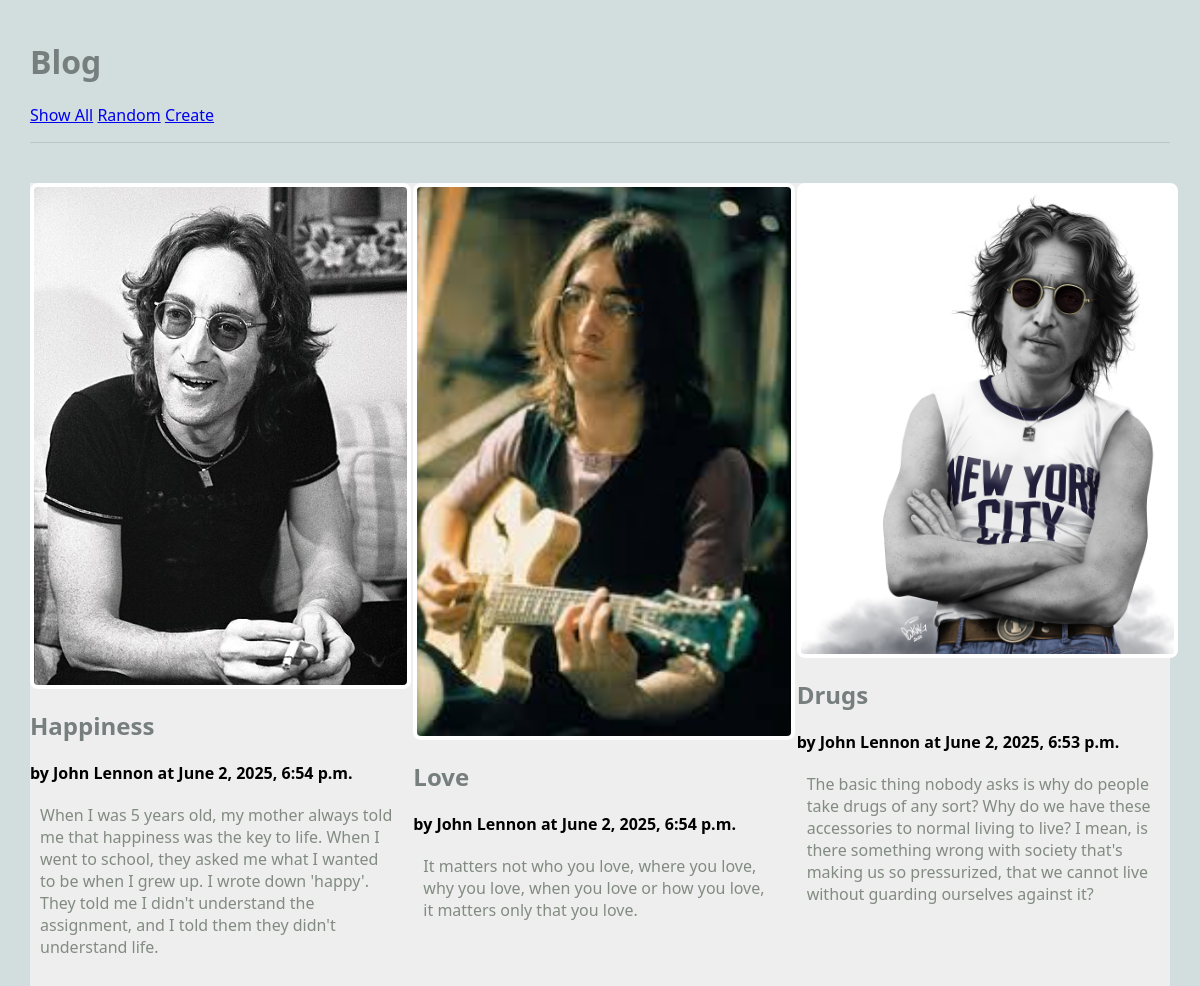
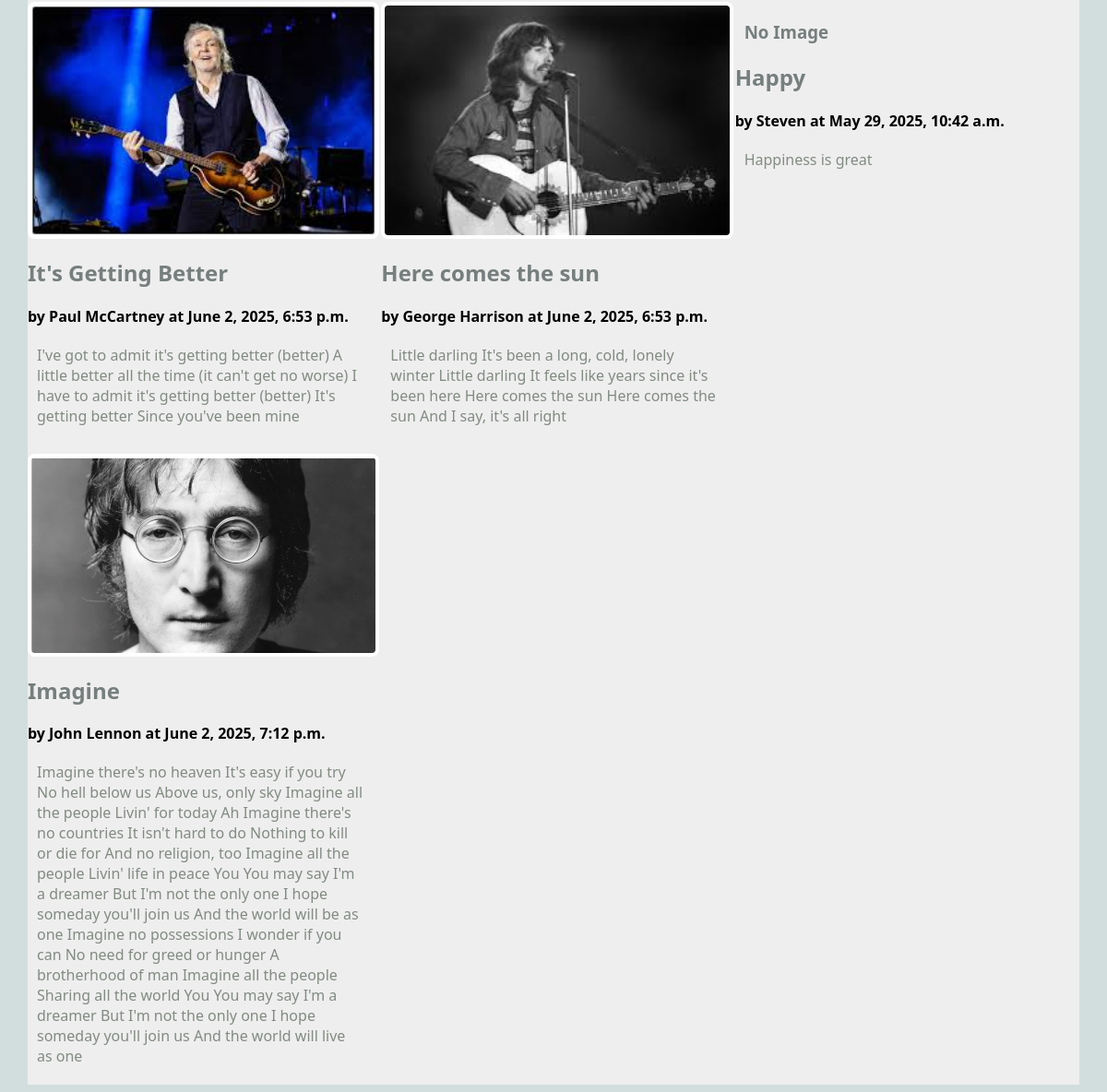
/blog/show_all, run on the app's committed database (2 pictures, top to bottom).
### blog/models.py (models this page shows, shortened)
class Article(models.Model):
    title = models.TextField(blank=False)
    author = models.TextField(blank=False)
    text = models.TextField(blank=False)
    published = models.DateTimeField(auto_now=True)
    image_file = models.ImageField(blank=True)

### blog/views.py (the view)
# urls.py: path('show_all', ShowAllView.as_view(), name="show_all"), # modified
class ShowAllView(ListView):
    model = Article # retrieve objects of type Article from the database
    template_name = 'blog/show_all.html'
    context_object_name = 'articles' # how to find the data in the template file

### blog/templates/blog/show_all.html (shortened to what this page needs)
{% extends 'blog/base.html' %}
{% block content %}
<main class="grid-container">
    {% for a in articles %}
    <article>
        {% if a.image_file %}
		<a href="{% url 'blog:article' a.pk %}">
			<img src="{{a.image_file.url}}" alt="{{a.image_file.url}}">
		</a>
        {% else %}
        <h3>No Image</h3>
        {% endif %}
        <div>
        <h2>{{a.title}}</h2>
        <strong>by {{a.author}} at {{a.published}}</strong>
        <p>
        {{a.text}}
        </p>
        </div>
    </article>
    {% endfor %}
</main>
{% endblock %}

### static/blog_styles.css (style rules this page uses)
body { margin: 30px; background: #d1dedd; font-family:'Segoe UI', Tahoma, Geneva, Verdana, sans-serif; }
h1, h2, h3 { color: #767f7e; }
p { color: #828b82; }
.grid-container { background: #eee; max-width: 900px; display: grid; grid-template-columns: repeat(3, 1fr); grid-gap: 10px; max-width: 1200px; margin: 20px auto; }
article img, article.featured img { width: 100%; border: 4px solid #fff; border-radius: 8px; }
article p, article h3 { margin: 20px 10px; }

### data on the page
Article: image_file (picture), title "Happiness", author "John Lennon", published "June 2, 2025, 6:54 p.m.", text "When I was 5 years old, my mother always told me that happiness was the key to life. When I went to school, they asked me what I wanted to be when I grew up. I wrote down 'happy'. They told me I didn't understand the assignment, and I told them they didn't understand life."
Article: image_file (picture), title "Love", author "John Lennon", published "June 2, 2025, 6:54 p.m.", text "It matters not who you love, where you love, why you love, when you love or how you love, it matters only that you love."
Article: image_file (picture), title "Drugs", author "John Lennon", published "June 2, 2025, 6:53 p.m.", text "The basic thing nobody asks is why do people take drugs of any sort? Why do we have these accessories to normal living to live? I mean, is there something wrong with society that's making us so pressurized, that we cannot live without guarding ourselves against it?"
Article: image_file (picture), title "It's Getting Better", author "Paul McCartney", published "June 2, 2025, 6:53 p.m.", text "I've got to admit it's getting better (better) A little better all the time (it can't get no worse) I have to admit it's getting better (better) It's getting better Since you've been mine"
Article: image_file (picture), title "Here comes the sun", author "George Harrison", published "June 2, 2025, 6:53 p.m.", text "Little darling It's been a long, cold, lonely winter Little darling It feels like years since it's been here Here comes the sun Here comes the sun And I say, it's all right"
Article: image_file "No Image", title "Happy", author "Steven", published "May 29, 2025, 10:42 a.m.", text "Happiness is great"
Article: image_file (picture), title "Imagine", author "John Lennon", published "June 2, 2025, 7:12 p.m.", text "Imagine there's no heaven It's easy if you try No hell below us Above us, only sky Imagine all the people Livin' for today Ah Imagine there's no countries It isn't hard to do Nothing to kill or die for And no religion, too Imagine all the people Livin' life in peace You You may say I'm a dreamer But I'm not the only one I hope someday you'll join us And the world will be as one Imagine no possessions I wonder if you can No need for greed or hunger A brotherhood of man Imagine all the people Sharing all the world You You may say I'm a dreamer But I'm not the only one I hope someday you'll join us And the world will live as one"
